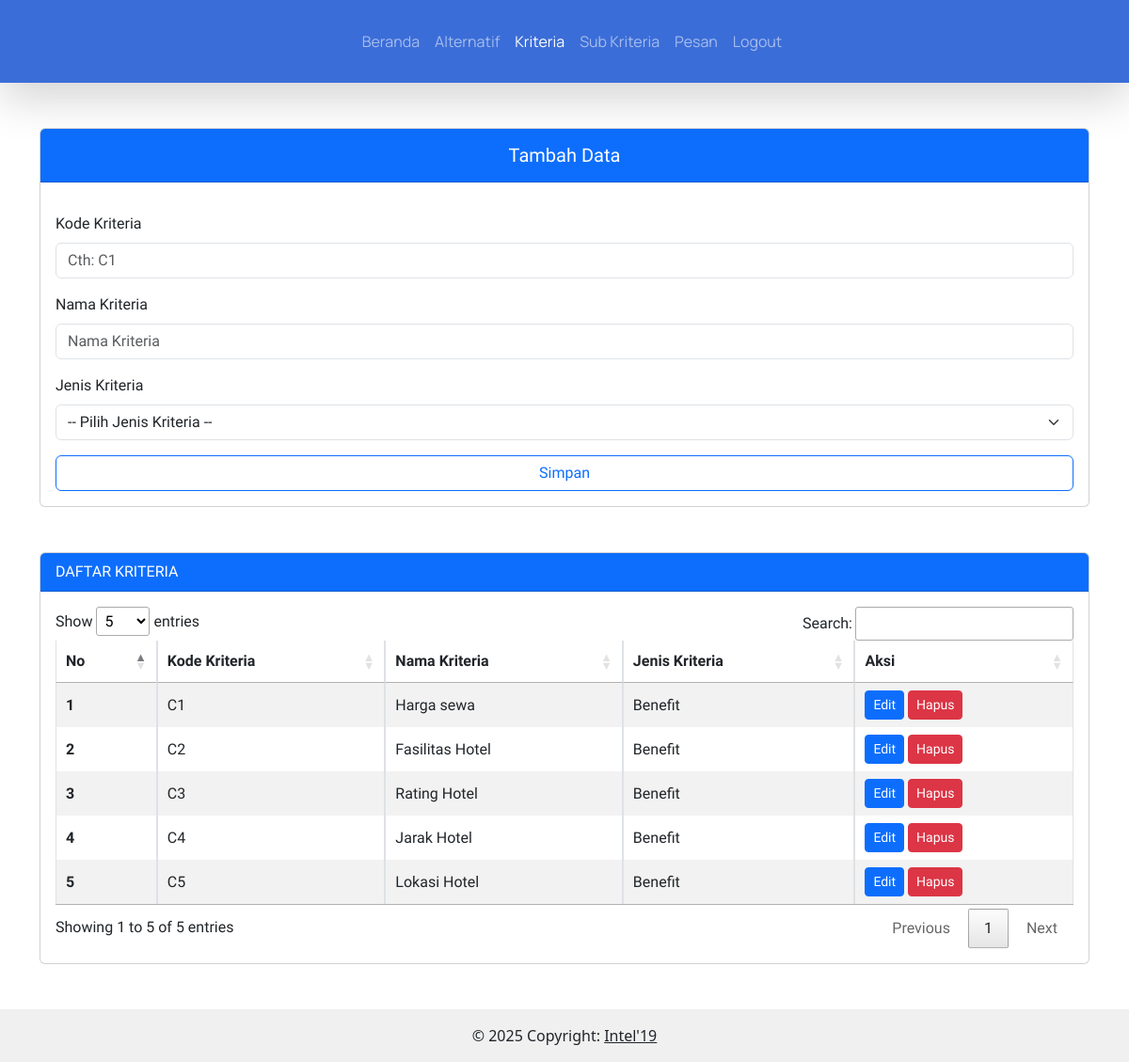
The page /index.php/kriteria on the database its author committed.
### tables this page shows
CREATE TABLE `kriteria` (
  `id_kriteria` char(3) NOT NULL,
  `nama_kriteria` varchar(255) NOT NULL,
  `jenis_kriteria` enum('Cost','Benefit') NOT NULL,
  `bobot` decimal(11,2) NOT NULL
);

### application/controllers/Kriteria.php (called while the page is built, shortened)
<?php
class Kriteria extends CI_Controller
{
    public function index()
    {
        $dataKriteria = $this->db->query("SELECT * FROM kriteria")->result_array();
        $data = [
            'menu' => 'kriteria',
            'dataKriteria' => $dataKriteria
        ];
        $this->load->view('admin/templates/header', $data);
        $this->load->view('admin/kriteria');
        $this->load->view('admin/templates/footer');
    }
}

### index.php (called while the page is built, shortened)
<?php
require_once BASEPATH.'core/CodeIgniter.php';

### application/views/admin/kriteria.php (the view, shortened to what this page needs)
<div class="container mb-5" style="font-family: 'Prompt', sans-serif">
    <div class="row">
        <div class="d-xxl-flex">
            <div class="col-xxl-3 mb-xxl-3 mt-5">
                <form action="<?=base_url('kriteria/add');?>" method="post">
                    <div class="card">
                        <div class="card-header bg-primary">
                            <h5 class="text-center text-white pt-2 col-12 btn-outline-primary">
                                Tambah Data
                            </h5>
                        </div>
                        <div class="card-body">
                            <div class="mb-3 mt-3">
                                <label for="kode_kriteria" class="form-label">Kode Kriteria</label>
                                <input type="text" autofocus name="kode_kriteria" class="form-control"
                                    id="kode_kriteria" required placeholder="Cth: C1" />
                            </div>
                            <div class="mb-3 mt-3">
                                <label for="nama_kriteria" class="form-label">Nama Kriteria</label>
                                <input type="text" name="nama_kriteria" required class="form-control" id="nama_kriteria"
                                    placeholder="Nama Kriteria" />
                            </div>
                            <div class="mb-3 mt-3">
                                <label for="jenis_kriteria" class="form-label">Jenis Kriteria</label>
                                <select class="form-select" name="jenis_kriteria" required
                                    aria-label="Default select example">
                                    <option value="">-- Pilih Jenis Kriteria --</option>
                                </select>
                            </div>
                            <button type="submit" class="btn col-12 btn-outline-primary">
                                Simpan
                            </button>
                        </div>
                    </div>
                </form>
            </div>
            <div class="col-xxl-9 mt-5 ms-xxl-5">
                <div class="card">
                    <div class="card-header bg-primary text-white">DAFTAR KRITERIA</div>
                    <div class="card-body">
                        <div class="table-responsive">
                            <table class="table table-striped table-bordered nowrap" style="width:100%" id="table">
                                <thead>
                                    <tr>
                                        <th scope="col">No</th>
                                        <th scope="col">Kode Kriteria</th>
                                        <th scope="col">Nama Kriteria</th>
                                        <th scope="col">Jenis Kriteria</th>
                                        <th scope="col">Aksi</th>
                                    </tr>
                                </thead>
                                <tbody class="table-group-divider">
                                    <?php foreach ($dataKriteria as $i => $kriteria):?>
                                    <tr>
                                        <th scope="row"><?=$i+1;?></th>
                                        <td><?=$kriteria['id_kriteria'];?></td>
                                        <td><?=$kriteria['nama_kriteria'];?></td>
                                        <td><?=$kriteria['jenis_kriteria'];?></td>
                                        <td>
                                            <button type="button" class="btn btn-sm btn-primary" data-bs-toggle="modal"
                                                data-bs-target="#edit<?=$kriteria['id_kriteria'];?>">
                                                Edit
                                            </button>
                                            <button type="button" class="btn btn-sm btn-danger" data-bs-toggle="modal"
                                                data-bs-target="#hapus<?=$kriteria['id_kriteria'];?>">
                                                Hapus
                                            </button>
                                        </td>
                                    </tr>
                                    <?php endforeach;?>
                                </tbody>
                            </table>
                        </div>
                    </div>
                </div>
            </div>
        </div>
    </div>
</div>

### rows shown on the page
kriteria: id_kriteria "C1", nama_kriteria "Harga sewa", jenis_kriteria "Benefit"
kriteria: id_kriteria "C2", nama_kriteria "Fasilitas Hotel", jenis_kriteria "Benefit"
kriteria: id_kriteria "C3", nama_kriteria "Rating Hotel", jenis_kriteria "Benefit"
kriteria: id_kriteria "C4", nama_kriteria "Jarak Hotel", jenis_kriteria "Benefit"
kriteria: id_kriteria "C5", nama_kriteria "Lokasi Hotel", jenis_kriteria "Benefit"
